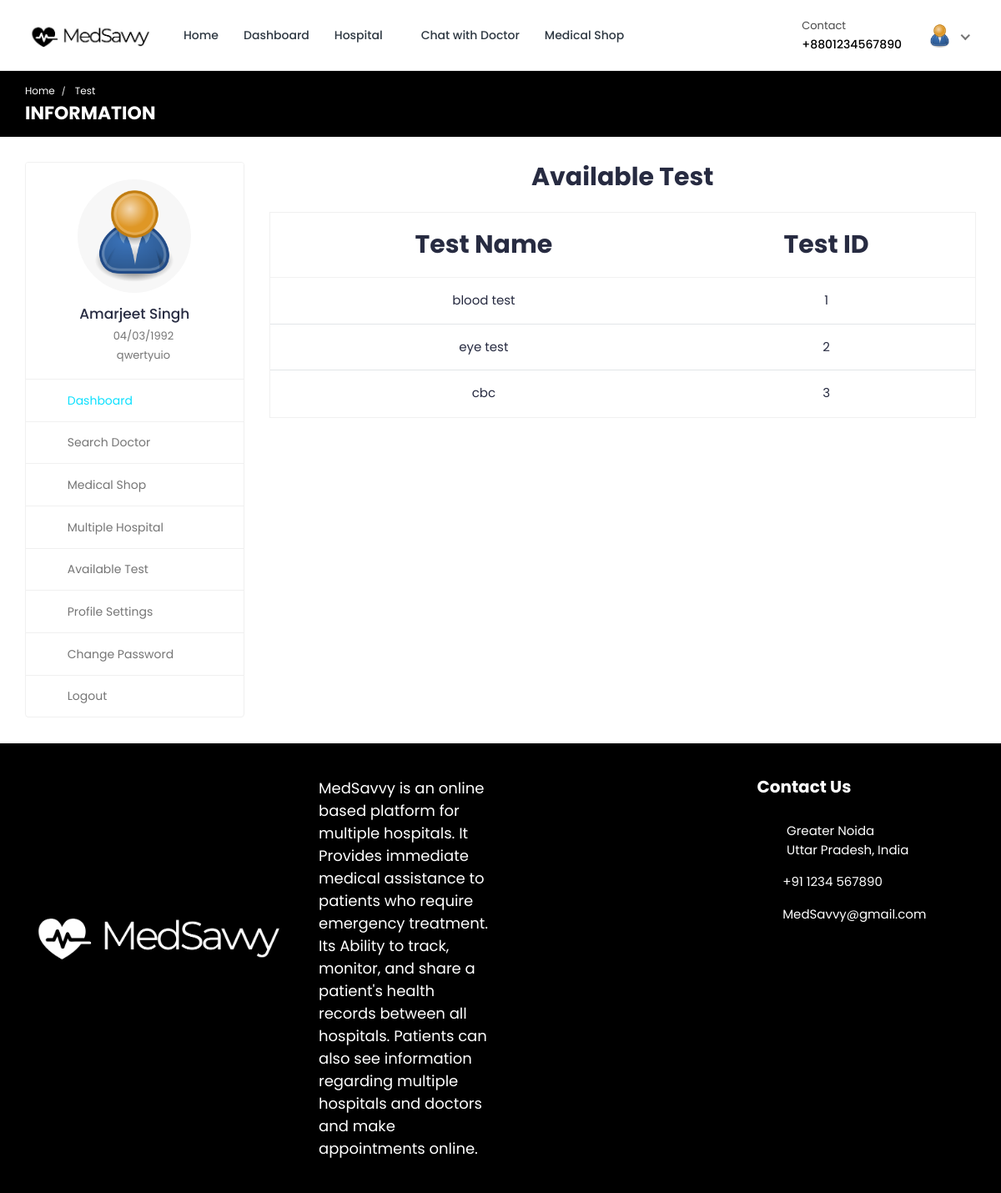
Page /doctor/doctor-test-list/ (signed in) on the earlier database version.
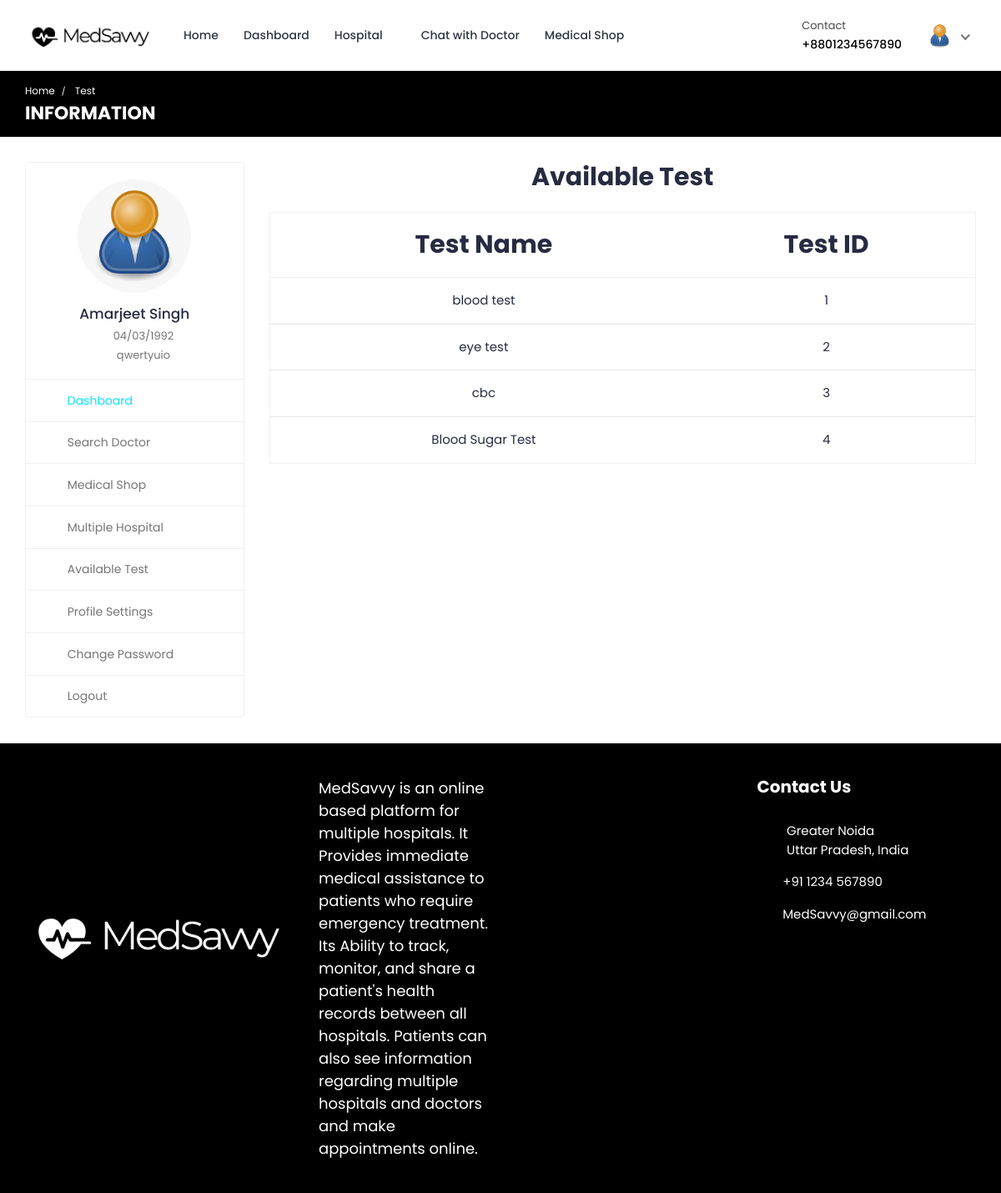
Same page on the later database version.
### hospital_admin/models.py (models this page shows, shortened)
class Test_Information(models.Model):
    test_id = models.AutoField(primary_key=True)
    test_name = models.CharField(max_length=200, null=True, blank=True)
    test_price = models.CharField(max_length=200, null=True, blank=True)

### doctor/views.py (the view)
# urls.py: path('doctor-test-list/', views.doctor_test_list, name='doctor-test-list'),
@csrf_exempt
@login_required(login_url="login")
def doctor_test_list(request):
    if request.user.is_authenticated and request.user.is_doctor:
        doctor = Doctor_Information.objects.get(user=request.user)
        tests = Test_Information.objects.all
        context = {'doctor': doctor, 'tests': tests}
        return render(request, 'doctor-test-list.html', context)
    elif request.user.is_authenticated and request.user.is_patient:
        patient = Patient.objects.get(user=request.user)
        tests = Test_Information.objects.all
        context = {'patient': patient, 'tests': tests}
        return render(request, 'doctor-test-list.html', context)
    else:
        logout(request)
        messages.info(request, 'Not Authorized')
        return render(request, 'doctor-login.html')

### templates/doctor-test-list.html (shortened to what this page needs)
{% load static %}
<!DOCTYPE html>
<html lang="en">
  <head>
    <link
      rel="stylesheet"
      href="{% static 'MedSavvy-System/css/Normal/bootstrap.min.css' %}"
    />
    <link
      rel="stylesheet"
      href="{% static 'MedSavvy-System/plugins/Normal/fontawesome/css/fontawesome.min.css' %}"
    />
    <link
      rel="stylesheet"
      href="{% static 'MedSavvy-System/plugins/Normal/fontawesome/css/all.min.css' %}"
    />
    <link
      rel="stylesheet"
      href="{% static 'MedSavvy-System/css/Normal/style.css' %}"
    />
  </head>
  <body>
  {% if user.is_authenticated %}
    <div class="main-wrapper">
      <header class="header">
        {% if user.is_authenticated and user.is_patient %}
				{% include 'patient_navbar.html' %}
				{% endif %}
      </header>
      <div class="breadcrumb-bar">
        <div class="container-fluid">
          <div class="row align-items-center">
            <div class="col-md-12 col-12">
              <nav aria-label="breadcrumb" class="page-breadcrumb">
                <ol class="breadcrumb">
                  {% if user.is_authenticated and user.is_patient %}
									<li class="breadcrumb-item"><a href="{% url 'patient-dashboard' %}">Home</a></li>
									{% endif %}
                  <li class="breadcrumb-item active" aria-current="page">
                    Test
                  </li>
                </ol>
              </nav>
              <h2 class="breadcrumb-title">INFORMATION</h2>
            </div>
          </div>
        </div>
      </div>
      <div class="content">
        <div class="container-fluid">
          <div class="row">
            <div class="col-md-5 col-lg-4 col-xl-3 theiaStickySidebar">
              <div>
                {% if user.is_authenticated and user.is_patient %}
								{% include 'patient-sidebar.html' %}
								{% endif %}
              </div>
            </div>
            <div class="col-md-7 col-lg-8 col-xl-9">
              <div class="row">
                <div class="col-md-12">
                  <h2 class="mb-4 text-center"><b>Available Test</b></h2>
                  <div class="appointment-tab">
                      <div class="tab-pane" id="today-appointments">
                        <div class="card card-table mb-0">
                          <div class="card-body">
                            <div class="table-responsive">
                              <table
                                class="table table-hover table-center mb-0 text-center"
                              >
                                <thead style="font-size: 30px;">
                                  <tr>
                                    <th>Test Name</th>
                                    <th>Test ID</th>
                                  </tr>
                                </thead>
                                <tbody>
                                  {% for t in tests %}
                                  <tr>
                                    <td> {{t.test_name}}</td>
                                    <td>{{t.test_id}}</td>
                                  </tr>
                                  {% endfor %}
                                </tbody>
                              </table>
                            </div>
                          </div>
                        </div>
                      </div>
                    </div>
                  </div>
                </div>
              </div>
            </div>
          </div>
        </div>
      </div>
      {% include 'footer.html' %}
  {% else %}
  <p> You are not logged in </p>
  {% endif %}
  </body>
</html>

Differences in the rows shown:
added Test_Information: test_name "Blood Sugar Test", test_id "4"
